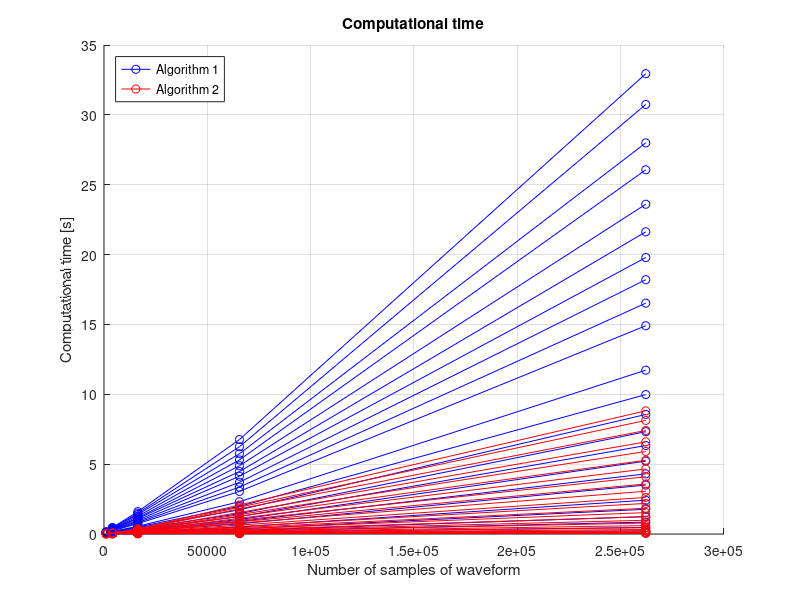
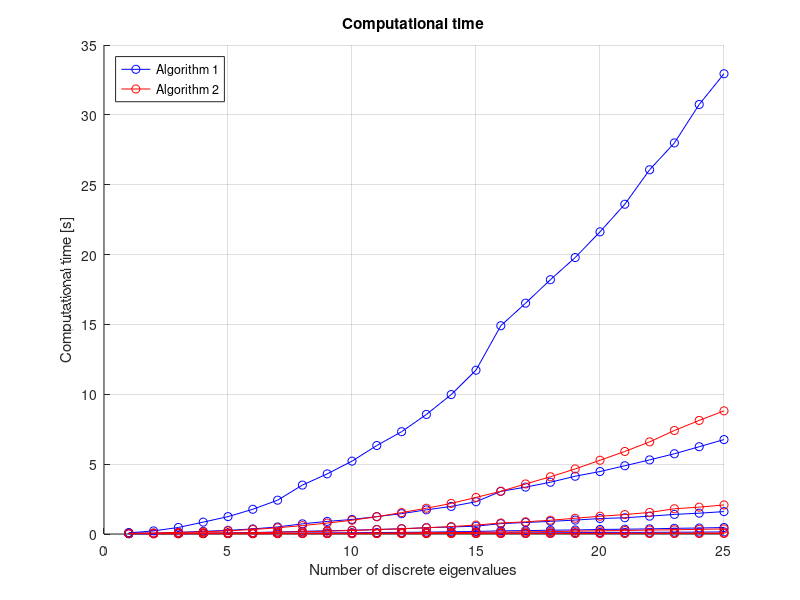
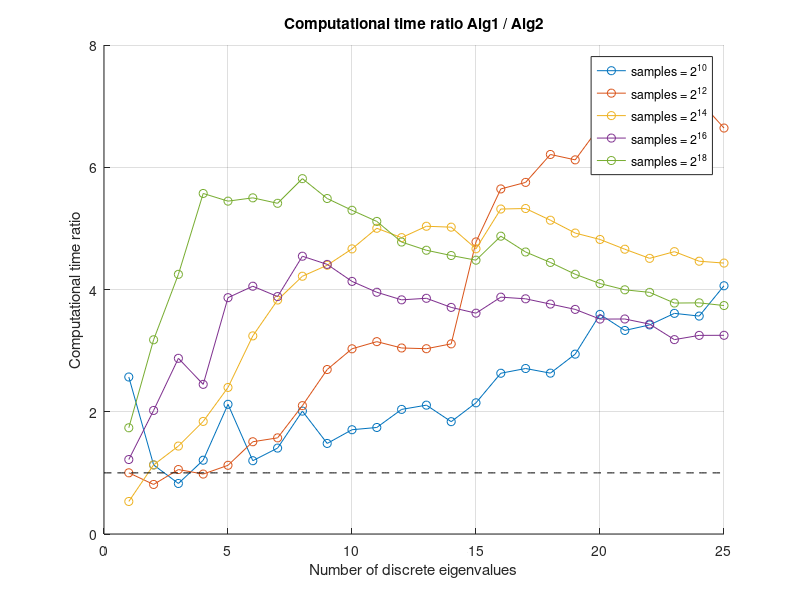

Write MATLAB code to recreate these figures, in order.
%read time values

clear all %#ok<CLALL>
close all

load time_average_v2.mat

time_mean = squeeze(mean(time,1));
time_var = squeeze(var(time,1));

% compare
figure(1)
hold on
for i=1:length(discreteEigenvalues_TOT)
    plot(K,squeeze(time_mean(1,:,i)),'b-o',K,squeeze(time_mean(2,:,i)),'r-o')
end
hold off
grid on
title('Computational time')
xlabel('Number of samples of waveform')
ylabel('Computational time [s]')
legend('Algorithm 1','Algorithm 2','Location','Northwest')

figure(2)
hold on
for i=1:length(K)
    plot(1:length(discreteEigenvalues_TOT),squeeze(time_mean(1,i,:)),'b-o',1:length(discreteEigenvalues_TOT),squeeze(time_mean(2,i,:)),'r-o')
end
hold off
grid on
title('Computational time')
xlabel('Number of discrete eigenvalues')
ylabel('Computational time [s]')
legend('Algorithm 1','Algorithm 2','Location','Northwest')

figure(3)
hold on
for i=1:length(K)
%     err = squeeze(time_mean(1,i,:)./time_mean(2,i,:)).^2 .*...
%           squeeze(time_var(1,i,:)./time_mean(1,i,:).^2 +...
%                   time_var(2,i,:)./time_mean(2,i,:).^2 -...
%                   2.*);
    plot(1:length(discreteEigenvalues_TOT),squeeze(time_mean(1,i,:))./squeeze(time_mean(2,i,:)),'-o')
    %errorbar(1:length(discreteEigenvalues_TOT),squeeze(time_mean(1,i,:))./squeeze(time_mean(2,i,:)),...
    %    squeeze(time_var()))
    s{i} = sprintf('samples = %s^{%d}','2',log2(K(i)));
end
plot(0:1e-1:length(discreteEigenvalues_TOT),ones(1,length(0:1e-1:length(discreteEigenvalues_TOT))),'k--')
hold off
grid on
title('Computational time ratio Alg1 / Alg2')
xlabel('Number of discrete eigenvalues')
ylabel('Computational time ratio')
legend(s)